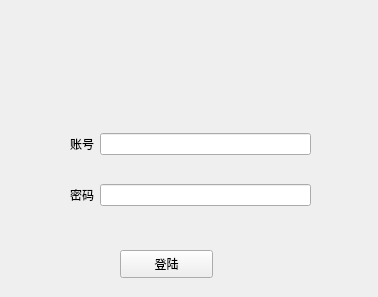
<?xml version="1.0" encoding="UTF-8"?>
<ui version="4.0">
 <class>LandWidget</class>
 <widget class="QWidget" name="LandWidget">
  <property name="geometry">
   <rect>
    <x>0</x>
    <y>0</y>
    <width>378</width>
    <height>297</height>
   </rect>
  </property>
  <property name="windowTitle">
   <string>Form</string>
  </property>
  <property name="styleSheet">
   <string notr="true"/>
  </property>
  <widget class="QPushButton" name="LandButton">
   <property name="geometry">
    <rect>
     <x>120</x>
     <y>250</y>
     <width>93</width>
     <height>28</height>
    </rect>
   </property>
   <property name="text">
    <string>登陆</string>
   </property>
  </widget>
  <widget class="QWidget" name="widget" native="true">
   <property name="geometry">
    <rect>
     <x>70</x>
     <y>110</y>
     <width>241</width>
     <height>121</height>
    </rect>
   </property>
   <layout class="QGridLayout" name="gridLayout">
    <item row="0" column="1">
     <widget class="QLineEdit" name="UserId">
      <property name="text">
       <string/>
      </property>
     </widget>
    </item>
    <item row="1" column="1">
     <widget class="QLineEdit" name="Password">
      <property name="text">
       <string/>
      </property>
     </widget>
    </item>
    <item row="0" column="0">
     <widget class="QLabel" name="label_2">
      <property name="text">
       <string>账号</string>
      </property>
     </widget>
    </item>
    <item row="1" column="0">
     <widget class="QLabel" name="label_3">
      <property name="text">
       <string>密码</string>
      </property>
     </widget>
    </item>
   </layout>
  </widget>
  <widget class="QLabel" name="label">
   <property name="geometry">
    <rect>
     <x>0</x>
     <y>0</y>
     <width>361</width>
     <height>121</height>
    </rect>
   </property>
   <property name="text">
    <string/>
   </property>
  </widget>
  <widget class="QLabel" name="label_4">
   <property name="geometry">
    <rect>
     <x>0</x>
     <y>0</y>
     <width>381</width>
     <height>131</height>
    </rect>
   </property>
   <property name="text">
    <string/>
   </property>
   <property name="pixmap">
    <pixmap resource="exe.qrc">:/ico/sort.jpg</pixmap>
   </property>
  </widget>
 </widget>
 <resources>
  <include location="exe.qrc"/>
 </resources>
 <connections/>
</ui>
